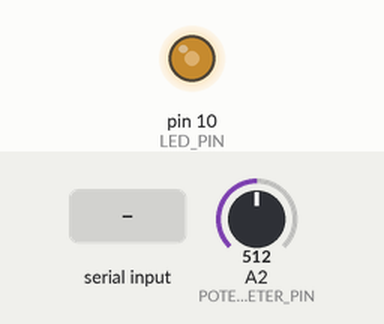
Recording of a sketch running on a simulated Arduino Uno, built with avr-gcc and run on an emulated ATmega328P. On the bench: output pins drawn as LEDs (lit = HIGH). The test bench sets the inputs (shaded band); at power-on: A2 (POTENTIOMETER_PIN) = 512. EEPROM starts erased.

Above: at 1.2 s.
1.3 s: A2 (POTENTIOMETER_PIN) set to 716
At 2.4 s:
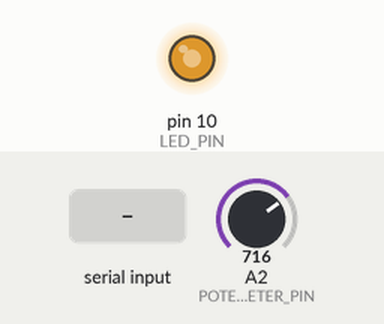
2.8 s: "90,45\n" received over Serial
At 4.0 s:
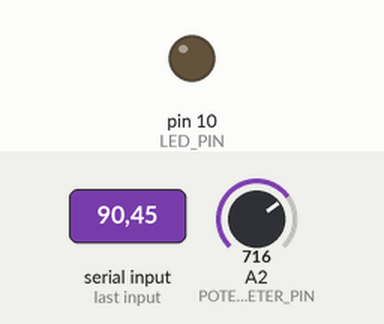
4.3 s: "30,150\n" received over Serial
At 5.1 s:
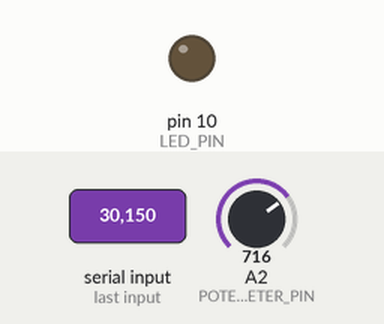
Timing chart, 0 to 7.3 s (numbered marks = the images above; inputs shaded):
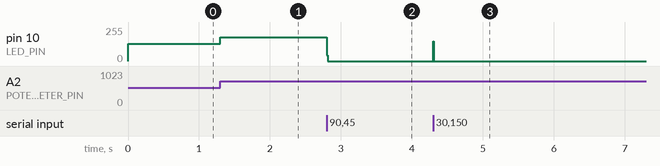

Measured:
- after the input at 1.3 s, pin 10 (LED_PIN): 128/255 → 179/255 at once
- after the input at 2.8 s, pin 10 (LED_PIN): 179/255 → 0/255 at once
- after the input at 4.3 s, pin 10 (LED_PIN): 0/255 → 150/255 at once, → 0/255 0.01 s later

The sketch:

activity_13.ino
```cpp
#include <EEPROM.h>

#define LED_PIN 10
#define POTENTIOMETER_PIN A2

#define EEPROM_ADDRESS_MAX_BRIGHTNESS 350
#define MAX_BRIGHTNESS_DEFAULT 255

byte maxBrightness;

void setup() {
  Serial.begin(115200);
  Serial.setTimeout(10);
  pinMode(LED_PIN, OUTPUT);

  maxBrightness = EEPROM.read(EEPROM_ADDRESS_MAX_BRIGHTNESS);
  if (maxBrightness == 0) {
    maxBrightness = MAX_BRIGHTNESS_DEFAULT;
  }
}

void loop() {
  if (Serial.available() > 0) {
    int data = Serial.parseInt();
    if ((data >= 0) && (data < 256)) {
      EEPROM.write(EEPROM_ADDRESS_MAX_BRIGHTNESS, data);
      maxBrightness = data;
    }
  }

  byte LEDBrightness = analogRead(POTENTIOMETER_PIN) / 4;
  if (LEDBrightness > maxBrightness) {
    LEDBrightness = maxBrightness;
  }
  analogWrite(LED_PIN, LEDBrightness);
}
```
